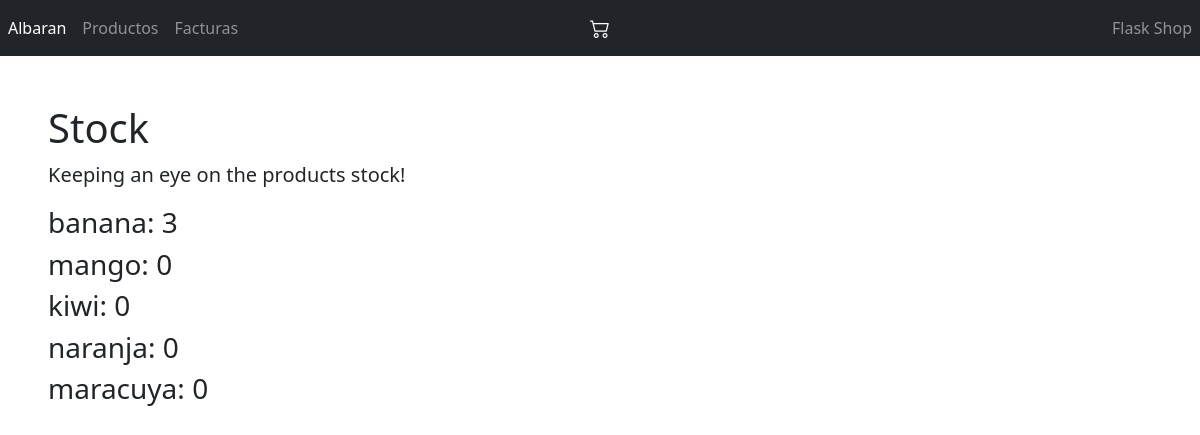
The page /productos on the database its author committed.
### models.py (models this page shows)
class Producto(db.Model):
    __tablename__ = 'producto'
    id = db.Column(db.Integer, primary_key=True)
    name = db.Column(db.String(50), unique=True, nullable=False)
    stock = db.Column(db.Integer, nullable=False)

### routes.py (the view)
@main.route("/productos") # por defecto es GET
def productos():
    productos = Producto.query.all()
    return render_template("productos.html", productos=productos)

### templates/productos.html (shortened to what this page needs)
{% extends "base.html" %}
{% block main %}
    <h1 class="ml-5 mt-5">Stock</h1>
    <p class="ml-5 blockquote">Keeping an eye on the products stock!</p>
    {% for producto in productos %}
    <article>
        <header>
            <h3 class="ml-5">{{ producto.name }}: {{ producto.stock }}</h3>
        </header>
    </article>
    {% else %}
    <p>No hay posts</p>
    {% endfor %}
{% endblock %}

### templates/base.html (shortened to what this page needs)
<!DOCTYPE html>
<html lang="en">
<head>
    <link rel="stylesheet" href="https://cdn.jsdelivr.net/npm/bootstrap@4.3.1/dist/css/bootstrap.min.css">
    <link href="https://cdn.jsdelivr.net/npm/bootstrap@5.3.3/dist/css/bootstrap.min.css" rel="stylesheet">
    <link rel="stylesheet" href="https://cdn.jsdelivr.net/npm/bootstrap-icons@1.11.3/font/bootstrap-icons.min.css">
</head>
<body>
  <nav class="navbar navbar-expand-md navbar-dark bg-dark">
    <div class="navbar-collapse collapse w-100 order-1 order-md-0 dual-collapse2">
        <ul class="navbar-nav mr-auto">
            <li class="nav-item active">
                <a class="nav-link" href="/albaran">Albaran</a>
            </li>
            <li class="nav-item">
                <a class="nav-link" href="/productos">Productos</a>
            </li>
            <li class="nav-item">
                <a class="nav-link" href="/factura">Facturas</a>
            </li>
        </ul>
    </div>
    <div class="mx-auto order-0">
        <a class="navbar-brand mx-auto" href="/"><i class="bi bi-cart2"></i></a>
    </div>
    <div class="navbar-collapse collapse w-100 order-3 dual-collapse2">
        <ul class="navbar-nav ml-auto">
            <li class="nav-item">
                <a class="nav-link" href="#">Flask Shop</a>
            </li>
        </ul>
    </div>
</nav>
      <main>
        {% block main %}{% endblock %}
      </main>
  </body>
</html>

### rows shown on the page
Producto: name "banana", stock "3"
Producto: name "mango", stock "0"
Producto: name "kiwi", stock "0"
Producto: name "naranja", stock "0"
Producto: name "maracuya", stock "0"
